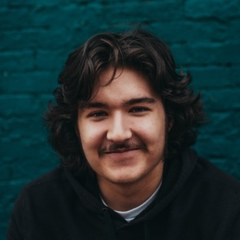
#> input picture assets/img/members/andrew-sadler.jpg, 240 x 240 px, given in place of jw_pic.jpeg, which was not available
$ python crop_members.py
#> lines starting #> are read from the running program, lines starting #| are printed output that depends on the picture; pictures that were not available may be replaced by others from this repository, and a replacement may not be noted
"""Crop each member headshot to a square with the face at a uniform size.

The sources vary wildly (389px square selfie vs 4694x3130 studio shot), so a
plain center crop would leave heads at very different scales. We detect the
face, then pick a crop side of face_width / TARGET_FACE_RATIO and sit the face
slightly above centre, clamping to the image edges.
"""
import os

import cv2
import numpy as np
from PIL import Image, ImageOps

HERE = os.path.dirname(os.path.abspath(__file__))
IMG = os.path.normpath(os.path.join(HERE, "..", ".."))   # assets/img
OUT = os.path.join(IMG, "members")

# avatar name -> source, relative to assets/img
MEMBERS = {
    # Dr. Wu's photo doubles as the site-wide avatar in _config.yml, so it
    # stays where it is rather than moving into originals/.
    "jie-wu": "jw_pic.jpeg",
    "josh-dafoe": "members/originals/josh.jfif",
    "joshana-shakya": "members/originals/joshana.jpg",
    "indrajeet-roy": "members/originals/indrajeet.png",
    "gabe-dautovi": "members/originals/gabe.jpg",
    "andrew-sadler": "members/originals/andrew.jfif",
}

TARGET_FACE_RATIO = 0.47   # face width as a fraction of the square
FACE_CENTER_Y = 0.47       # where the face centre sits vertically in the square
SIZE = 336                 # output pixels (84px avatar at 4x)

# Some sources are framed so tightly that the ideal crop runs off the edge --
# Indrajeet's hair starts 20px from the top, leaving no headroom to give him.
# Where the edge we would run past is plain backdrop, we can extend it and keep
# the head properly centred. Where it is not (a shoulder, a wall), extending
# would smear real content, so we fall back to clamping the crop inside the
# image and accept the off-centre framing.
BACKDROP_TOL = 26       # per-channel distance that still counts as backdrop
BACKDROP_MIN = 0.90     # fraction of an edge that must be backdrop to extend it
MAX_PAD = 0.15          # never invent more than this fraction of the crop

cascade = cv2.CascadeClassifier(
    cv2.data.haarcascades + "haarcascade_frontalface_default.xml"
)


def largest_face(rgb):
    gray = cv2.cvtColor(rgb, cv2.COLOR_RGB2GRAY)
    h, w = gray.shape
    faces = cascade.detectMultiScale(
        gray, scaleFactor=1.08, minNeighbors=6,
        minSize=(max(24, w // 20), max(24, h // 20)),
    )
    if len(faces) == 0:
        raise SystemExit("no face found")
    return max(faces, key=lambda r: r[2] * r[3])


def backdrop_color(arr):
    """Median of the one-pixel border ring, robust to a subject touching it."""
    ring = np.concatenate([arr[0], arr[-1], arr[:, 0], arr[:, -1]])
    return np.median(ring, axis=0)


def is_backdrop(line, bg):
    return (np.abs(line.astype(int) - bg).max(axis=1)
            <= BACKDROP_TOL).mean() >= BACKDROP_MIN


for name, src in MEMBERS.items():
    im = ImageOps.exif_transpose(Image.open(os.path.join(IMG, src))).convert("RGB")
#> im is the input picture: PIL image 240x240 RGB; mean R, G, B 29.2, 47, 48.1
    arr = np.array(im)
    w, h = im.size
#> w = 240; h = 240
    fx, fy, fw, fh = largest_face(arr)
#> in largest_face, `gray = cv2.cvtColor(rgb, cv2.COLOR_RGB2GRAY)`:
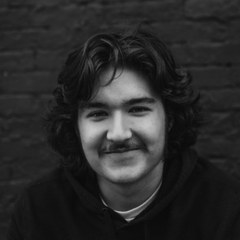
#> gray: shape (240, 240); min 6, max 202, mean 41.8
#> in largest_face, `faces = cascade.detectMultiScale( gray, scaleFactor=1.08, minNeighbors..`: faces = [[63, 66, 115, 115]]
#> fx = 63; fy = 66; fw = 115; fh = 115
    cx, cy = fx + fw / 2, fy + fh / 2
#> cx = 120.5; cy = 123.5

    side = fw / TARGET_FACE_RATIO
#> side = 244.7
    pad = {
        "top": max(0.0, side * FACE_CENTER_Y - cy),
        "bottom": max(0.0, cy + side * (1 - FACE_CENTER_Y) - h),
        "left": max(0.0, side / 2 - cx),
        "right": max(0.0, cx + side / 2 - w),
    }
#> pad = {'top': 0, 'bottom': 13.18, 'left': 1.84, 'right': 2.84}
    edges = {"top": arr[0], "bottom": arr[-1],
             "left": arr[:, 0], "right": arr[:, -1]}
    bg = backdrop_color(arr)
#> in backdrop_color, `ring = np.concatenate([arr[0], arr[-1], arr[:, 0], arr[:, -1]])`: ring = 960 rows, first 8: [3, 57, 67], [2, 56, 66], [0, 57, 66], [2, 59, 68], [2, 61, 69], [2, 61, 69], [3, 57, 67], [0, 54, 64]
#> bg = [3, 47, 53]
    wanted = {k: v for k, v in pad.items() if v > 0.5}
#> wanted = {'bottom': 13.18, 'left': 1.84, 'right': 2.84}
    extend = (wanted
              and max(wanted.values()) <= side * MAX_PAD
              and all(is_backdrop(edges[k], bg) for k in wanted))
#> extend = False

    if extend:
        t, b = int(np.ceil(pad["top"])), int(np.ceil(pad["bottom"]))
        l, r = int(np.ceil(pad["left"])), int(np.ceil(pad["right"]))
        arr = cv2.copyMakeBorder(arr, t, b, l, r, cv2.BORDER_REPLICATE)
        im = Image.fromarray(arr)
        cx, cy = cx + l, cy + t
        w, h = im.size
    else:
        side = min(side, w, h)
#> side = 240

    x0 = min(max(cx - side / 2, 0), w - side)
#> x0 = 0
    y0 = min(max(cy - side * FACE_CENTER_Y, 0), h - side)
#> y0 = 0

    crop = im.crop((round(x0), round(y0), round(x0 + side), round(y0 + side)))
    crop = crop.resize((SIZE, SIZE), Image.LANCZOS)
    crop.save(os.path.join(OUT, name + ".jpg"), "JPEG", quality=88,
              optimize=True, progressive=True)
    note = ("backdrop extended " + ", ".join(f"{k} {v:.0f}px"
            for k, v in sorted(wanted.items())) if extend else
            "clamped" if wanted else "fits")
    print(f"{name:16s} face {fw / side:.0%} of frame, "
          f"eyes at {(cy - y0) / side:.0%} down  [{note}]")
#| jie-wu           face 48% of frame, eyes at 51% down  [clamped]
#> pass 2 of the loop `for name, src in MEMBERS.items():`:
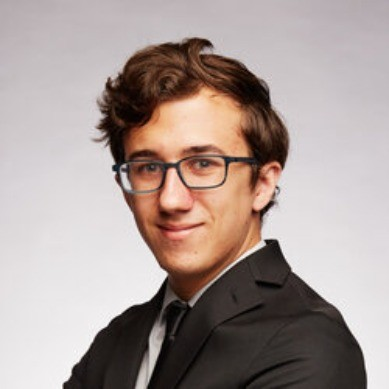
#> input picture assets/img/members/originals/josh.jfif, 389 x 389 px
#> im is the input picture: PIL image 389x389 RGB; mean R, G, B 168.3, 154.5, 150.4
#> in largest_face (call 2), `gray = cv2.cvtColor(rgb, cv2.COLOR_RGB2GRAY)`:
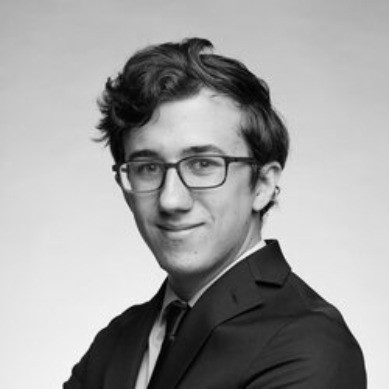
#> gray: shape (389, 389); min 0, max 255, mean 158.2
#> faces = [[97, 105, 158, 158]]
#> fx = 97; fy = 105; fw = 158
#> cx = 176; cy = 184
#> `side = fw / TARGET_FACE_RATIO`: side = 336.2
#> pad = {'top': 0, 'bottom': 0, 'left': 0, 'right': 0}
#> ring = 1556 rows, first 8: [176, 167, 170], [176, 167, 170], [177, 168, 171], [177, 168, 171], [177, 168, 171], [177, 168, 171], [177, 168, 171], [178, 169, 172]
#> bg = [192, 184, 187]
#> wanted = 0 items
#> x0 = 7.91
#> y0 = 26
#> `crop = im.crop((round(x0), round(y0), round(x0 + side), round(y0 + sid..`:
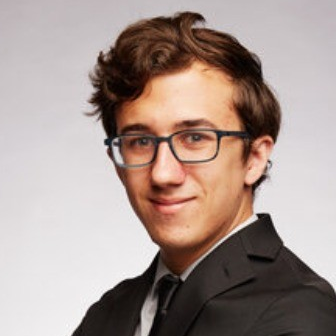
#> crop: PIL image 336x336 RGB; mean R, G, B 166.9, 150.3, 144.2
#| josh-dafoe       face 47% of frame, eyes at 47% down  [fits]
#> pass 3 of the loop `for name, src in MEMBERS.items():`:
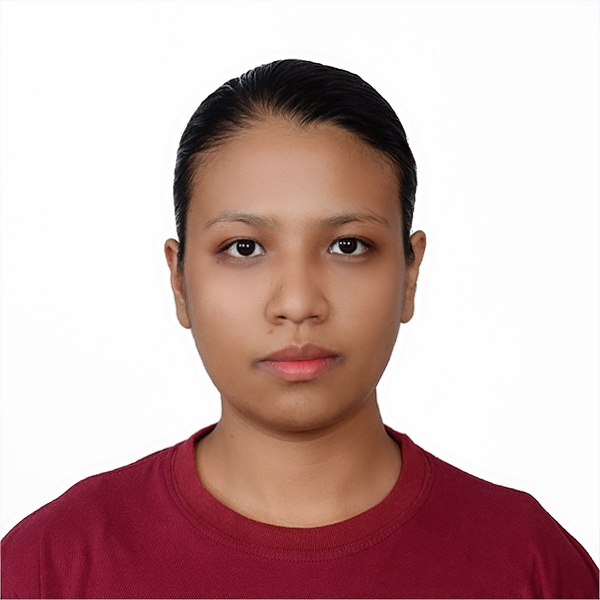
#> input picture assets/img/members/originals/joshana.jpg, 600 x 600 px
#> im is the input picture: PIL image 600x600 RGB; mean R, G, B 201.3, 173, 171.3
#> in largest_face (call 3), `gray = cv2.cvtColor(rgb, cv2.COLOR_RGB2GRAY)`:
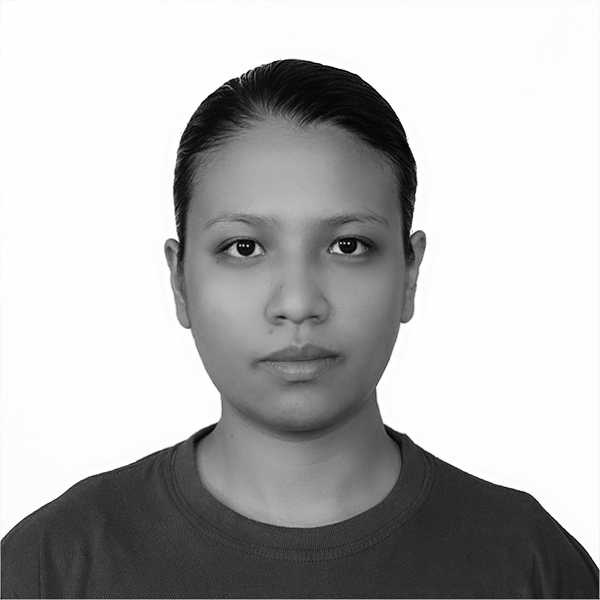
#> gray: shape (600, 600); min 0, max 255, mean 181.2
#> faces = [[158, 140, 279, 279]]
#> fx = 158; fy = 140; fw = 279
#> cx = 297.5; cy = 279.5
#> `side = fw / TARGET_FACE_RATIO`: side = 593.6
#> ring = 2400 rows, first 8: [240, 241, 243], [249, 250, 252], [249, 249, 249], [249, 249, 249], [248, 249, 251], [248, 249, 251], [249, 248, 253], [248, 249, 253]
#> bg = [249, 249, 250]
#> x0 = 0.691
#> y0 = 0.5
#> `crop = im.crop((round(x0), round(y0), round(x0 + side), round(y0 + sid..`:
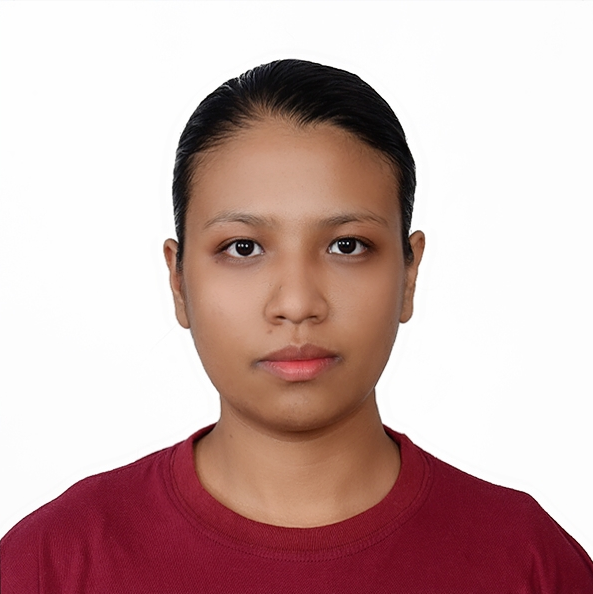
#> crop: PIL image 593x594 RGB; mean R, G, B 201.5, 173.6, 171.6
#| joshana-shakya   face 47% of frame, eyes at 47% down  [fits]
#> the loop made 6 passes; the first 3 are shown
